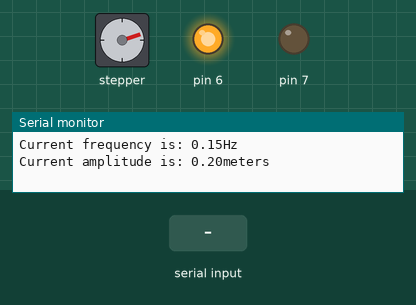
Simulated run of this sketch. Board: Arduino Uno, built with avr-gcc and run on an emulated ATmega328P. Parts: stepper motor, output pins drawn as LEDs (lit = HIGH), the last lines printed to the serial monitor. Inputs (shaded band) come from the test bench. Stepper angles assume 1600 steps per turn.

Above: at 1.2 s.
1.3 s: "r90\n" received over Serial
3.8 s: "p90\n" received over Serial
At 3.96 s:
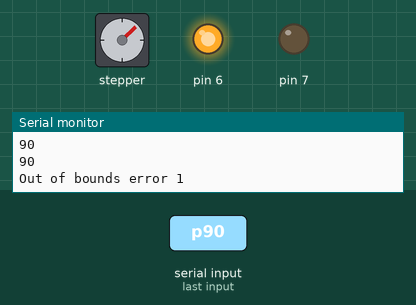
At 4.56 s:
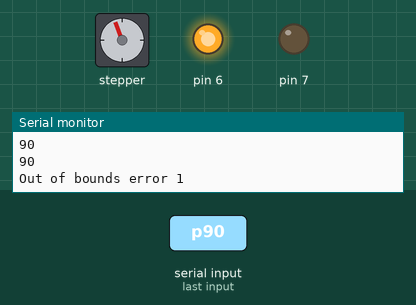
6.8 s: "90,45\n" received over Serial
At 7.26 s:
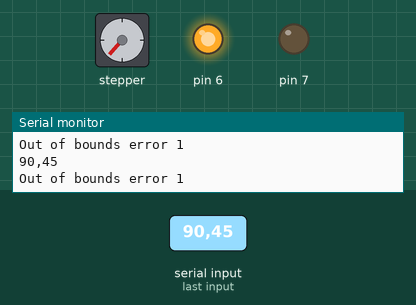
9.8 s: "a,45\n" received over Serial
Timing chart, 0 to 13.8 s (numbered marks = the images above; inputs shaded):
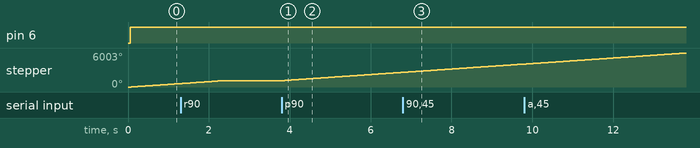

Measured:
- after the input at 3.8 s, stepper: keeps turning clockwise at about 491°/s, starting at once

The sketch:

Deprecated_FVE_Encore_Motor_Control_With_Extra_200.ino
```cpp
//#include <Time.h>
//#include <TimeLib.h>

// ConstantSpeed.pde
// -*- mode: C++ -*-
//
// Shows how to run AccelStepper in the simplest,
// fixed speed mode with no accelerations
/// \author  Mike McCauley (mikem@open.com.au)
// Copyright (C) 2009 Mike McCauley
// $Id: ConstantSpeed.pde,v 1.1 2011/01/05 01:51:01 mikem Exp mikem $

#include <AccelStepper.h>

AccelStepper stepper; // Defaults to AccelStepper::FULL4WIRE (4 pins) on 2, 3, 4, 5

int state = 1; // 0 = stop, 1 = frequency change, 2 = amplitude change

long starttime = 0;
long endtime = 0;

float Hz_entered = .15; // frequency entered in Hz
String readstring = "";
const float steps_per_rev = 1600; // change if the number of revs changes
const float gear_ratio = 12.5; // gear ratio for our system
//const float  = 1/0.92; // error from testing
const float max_amplitude = .2; // bounding
float stepperspeed = (Hz_entered)*steps_per_rev*gear_ratio; // how many steps per second to achieve a given platform frequency
float amplitude_entered = .2; // bounding
float steps_per_amplitude = steps_per_rev*gear_ratio * (amplitude_entered/max_amplitude)/2; // number of steps to move the platform a given distance
float temp = 0.0;
long step_pos = 0; // what step we're on
long prev_state = 0; // what state we used to be in

void setup()
{
   stepper.setMaxSpeed(60000);
   stepper.setSpeed(375);
   pinMode(6,OUTPUT);
   pinMode(7,OUTPUT);
   Serial.begin(9600);


   stepper.setSpeed(stepperspeed);
   Serial.println("Please enter a value between .150 and .300 for frequency.");
   Serial.print("Current frequency is: ");
   Serial.print(Hz_entered);
   Serial.println("Hz");
   Serial.print("Current amplitude is: ");
   Serial.print(amplitude_entered);
   Serial.println("meters");

}

void loop()
{
//  long starttime = millis(); // not in use now, but may be later
  //long endtime = starttime;
  while(Serial.available())
  {
    char c = Serial.read();
    readstring += c;
    delay(2);
    if(c == 'p')
    { // pause
      if(state>0)
      {
        prev_state = state;
        state = 0;
       }
      else
      {
        state = prev_state;
      }
      readstring = "";
    }
    if(c=='a')
    { //set to amplitude reading
      Serial.println("Please enter a value between .1 and .2");
       Serial.print("Current amplitude is: ");
       Serial.print(amplitude_entered);
       Serial.println("meters");
       state = 2;
       readstring = "";
    }
    if(c=='f')
    { // set to frequency reading
      Serial.println("Please enter a value between .15 and .3");
      Serial.print("Current frequency is: ");
      Serial.print(Hz_entered);
      Serial.println("Hz");
      state = 1;
      readstring = "";
    }
    if(c=='r')
    { // reset to 0 meters and stop
        prev_state = state;
        state = 0;
        if(amplitude_entered<=.199)
        {
          resetStepper(90);
        }
        else
        {
          resetStepper(0);
        }
        if(stepper.speed()<1)
        {
          stepper.setSpeed(stepper.speed()*-1);
        }
        readstring = "";
    }
  }

  if(readstring.length()>0)
  {
    Serial.println(readstring);
    if(state == 1)
    {
      Hz_entered = readstring.toFloat();
      if(Hz_entered >= .1499 && Hz_entered <= .300)
      {
        resetStepper(90);
        stepperspeed = (Hz_entered)*steps_per_rev*gear_ratio;
        stepper.setSpeed(stepperspeed);
        Serial.print("Frequency changed to ");
        Serial.print(Hz_entered);
        Serial.println("Hz");
      }
      else
      {
        Serial.println("Out of bounds error 1"); // these trigger even if the readstring is empty.  Not positive why
      }
    }
    if(state == 2)
    {
      temp = readstring.toFloat();
      if(temp >= .099 && temp <= .200)
      {
        amplitude_entered = temp;
        steps_per_amplitude = (steps_per_rev * gear_ratio * (amplitude_entered/max_amplitude))/2;
        Serial.print("Aplitude changed to ");
        Serial.print(amplitude_entered);
        Serial.println("meters");
        resetStepper(90);
        Serial.println(step_pos%200);
        temp = stepper.speed();
        stepper.stop();
        stepper.setSpeed(temp);
        delay(2000);
        /*temp = stepper.speed();
        stepper.setCurrentPosition(1);
        delay(10);
        stepper.setSpeed(temp);
        //Serial.println(stepper.currentPosition());
        //Serial.println(stepper.speed());
        //Serial.println(steps_per_amplitude);*/
      }
      else
      {
        Serial.println("Out of bounds error 2");
      }
    }

    readstring="";
  }
  if(state>0)
  {
    keepRunning();
    step_pos = stepper.currentPosition() % 2500;
  }

 if(amplitude_entered<.2)
  {
    if(abs(step_pos) >= ((steps_per_amplitude/2)+(625)) || abs(step_pos) <= (625-(steps_per_amplitude/2))) //10k = full rotation/4 = 90 degrees
    {
      //Serial.println("Change");
      //Serial.println(stepper.currentPosition());
      //Serial.println(step_pos);
      reverseSpeed();
     }
  }
}

void resetStepper(int angle)
{
  switch (angle)
  {
   case 0:
    while(abs(step_pos)!=0)
         {
           keepRunning();
           step_pos = stepper.currentPosition() % 2500;
         }
         break;

      case 90:

        while(abs(step_pos)!=(625))
        {
          keepRunning();
          step_pos = stepper.currentPosition() % 2500;
        }
      break;
      default:
      while(abs(step_pos)!=0)
         {
           keepRunning();
           step_pos = stepper.currentPosition() % 2500; // 40k is 12.5*200, was getting a lot of issues with typecasting
         }
         break;
    }
      temp = stepper.speed();
      stepper.stop();
      delay(500);
      stepper.setSpeed(temp);
}

void reverseSpeed()
{
      temp = stepper.speed();
      stepper.stop();
      delay(1000);
      stepper.setSpeed(temp*-1);
}

void keepRunning()
{
  digitalWrite(6,HIGH);
  digitalWrite(7,LOW);
  stepper.runSpeed();
}
```
